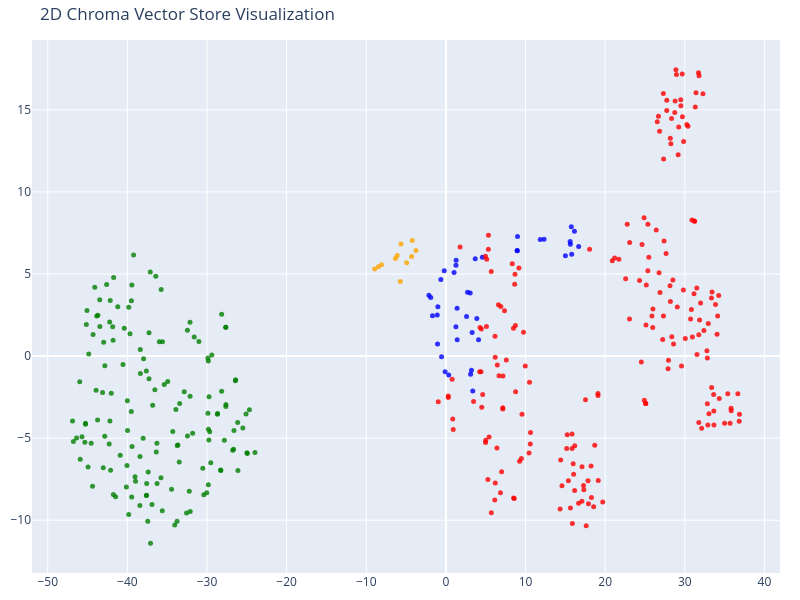

This figure's notebook cell:
### Code cell
tsne = TSNE(n_components=2, random_state=42)
reduced_vectors = tsne.fit_transform(vectors)

# Create the 2D scatter plot
fig = go.Figure(data=[go.Scatter(
    x=reduced_vectors[:, 0],
    y=reduced_vectors[:, 1],
    mode='markers',
    marker=dict(size=5, color=colors, opacity=0.8),
    text=[f"Type: {t}<br>Text: {d[:100]}..." for t, d in zip(doc_types, documents)],
    hoverinfo='text'
)])

fig.update_layout(title='2D Chroma Vector Store Visualization',
    scene=dict(xaxis_title='x',yaxis_title='y'),
    width=800,
    height=600,
    margin=dict(r=20, b=10, l=10, t=40)
)

fig.show()

### Figure 1 — Plotly figure (JSON) as saved in the notebook; plotly's stock layout.template omitted (floating-point values rounded to 4 significant figures; data arrays with more than 128 entries replaced by an {"elided": "..."} marker saying what was removed)
{"data": [{"hoverinfo": "text", "marker": {"color": {"elided": "396 str values"}, "opacity": 0.8, "size": 5}, "mode": "markers", "text": {"elided": "396 str values"}, "type": "scatter", "x": {"elided": "396 float values"}, "y": {"elided": "396 float values"}}], "layout": {"height": 600, "margin": {"b": 10, "l": 10, "r": 20, "t": 40}, "scene": {"xaxis": {"title": {"text": "x"}}, "yaxis": {"title": {"text": "y"}}}, "title": {"text": "2D Chroma Vector Store Visualization"}, "width": 800}}
